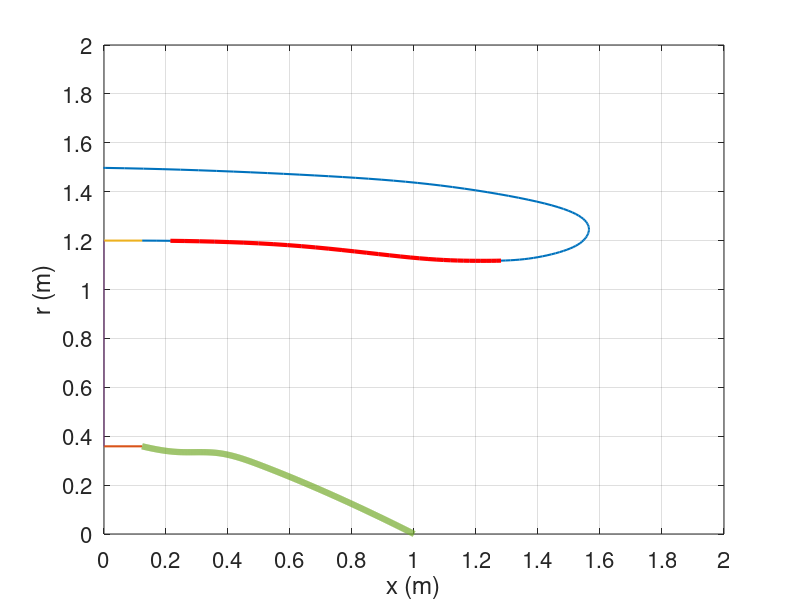

The MATLAB source for this figure:
% GENERIC INLET GEOMETRY 
clear all clc

% Input Coordinates %———————————————
x = [0.501792114695 1.24521072797;
-0.00358422939068 1.24521072797; 
-0.462365591398 1.22222222222; 
-0.802867383513 1.1877394636; 
-1.08243727599 1.12643678161; 
-1.18996415771 1.06896551724; 
-1.19713261649 1.01915708812; 
-1.15053763441 0.973180076628;
-1.0394265233 0.938697318008; 
-0.910394265233 0.931034482759; 
-0.720430107527 0.942528735632; 
-0.390681003584 0.984674329502; 
0 1; 
0.3 1; % dummy node
0.3 0.298850574713; % dummy node
0 0.298850574713; 
-0.0931899641577 0.27969348659; 
-0.204301075269 0.275862068966; 
-0.321428571429 0.232824427481; 
-0.489285714286 0.145038167939; 
-0.731182795699 0];

% x and y coordinates
y = x(:,2); 
x = -x(:,1);
% Use spline function to generate nacelle geometry %———————————————

nacelle = [spline(0:13,x(1:14,1),0:0.1:13) ;
spline(0:13,y(1:14,1),0:0.1:13) ];
% find relevant data - exclude dummy nodes

for g = 1:length(nacelle) 
    if nacelle(1,g) < 0 && nacelle(2,g) <= 1.1 
        junk(:,g) = nacelle(:,g); 
    else 
        n(:,g) = nacelle(:,g); 
    end 
end
% remove zeros
x_info = find(n(1,:)); 
y_info = find(n(2,:)); 

if length(x_info) >= length(y_info) 
    nacelle = n(:,x_info); 
else 
    nacelle = n(:,y_info); 
end
% Use spline function to generate spinner geometry %———————————————
s2 = (x(15:21)+abs(min(x(15:21))))*100;
spinner = [spline(s2,x(15:21,1),0:0.1:max(s2));
spline(s2,y(15:21,1),0:0.1:max(s2))];

% find relevant data - exclude dummy nodes

for g = 1:length(spinner)
if spinner(1,g) >= 0 
    s(:,g) = spinner(:,g); 
end 
end

% remove zeros
x_info = find(s(1,:)); 
y_info = find(s(2,:)); 
if length(x_info) >= length(y_info) 
    spinner = s(:,x_info); 
else 
    spinner = s(:,y_info); 
end

spinner(:,733) = [0.731182795699;0];
% Generate fan face %———————————————
fan_y = 0.298850574713:(1-0.298850574713)*1e-3:1; 
fan_x = zeros(1,length(fan_y));
% Redefining the geometry %———————————————% The fan radius is 1.2m
fan_x = fan_x'*1.2; fan_y = fan_y'*1.2;
liner = zeros(length(nacelle(1,end-34:end-2)),2);
nacelle = nacelle'*1.2; 
spinner = spinner'*1.2; 
nacelle(:,1) = nacelle(:,1)+0.123; 
spinner(:,1) = spinner(:,1)+0.123; 
liner(:,1) = nacelle(end-34:end-2,1); 
liner(:,2) = nacelle(end-34:end-2,2);

% plot generic inlet geometry %———————————————–
figure
% plot nacelle
plot(nacelle(:,1),nacelle(:,2),'Linewidth',1.5); 
hold on;
% plot liner position
plot(liner(:,1),liner(:,2),'-r','Linewidth',3);
% plot fan plan
plot([fan_x(1) fan_x(1)+0.123],[fan_y(1) fan_y(1)],'Linewidth',1.5);
plot([fan_x(end) fan_x(end)+0.123],[fan_y(end) fan_y(end)],'Linewidth',1.5);
plot(fan_x,fan_y);
% plot spinner
plot(spinner(:,1),spinner(:,2),'Linewidth',4.5); % green
% plot axis
grid on
set(gca,'Fontsize',16,'Ylim',[0 2],'YTick',[0:0.2:2])
set(gca,'Fontsize',16,'Xlim',[0 2],'XTick',[0:0.2:2])
xlabel('x (m)');
ylabel('r (m)');
print(gcf,'-depsc','Generic nacelle')
hold on
clear g junk n s s2 x_info y_info
% End of the Script
%———————————————–
